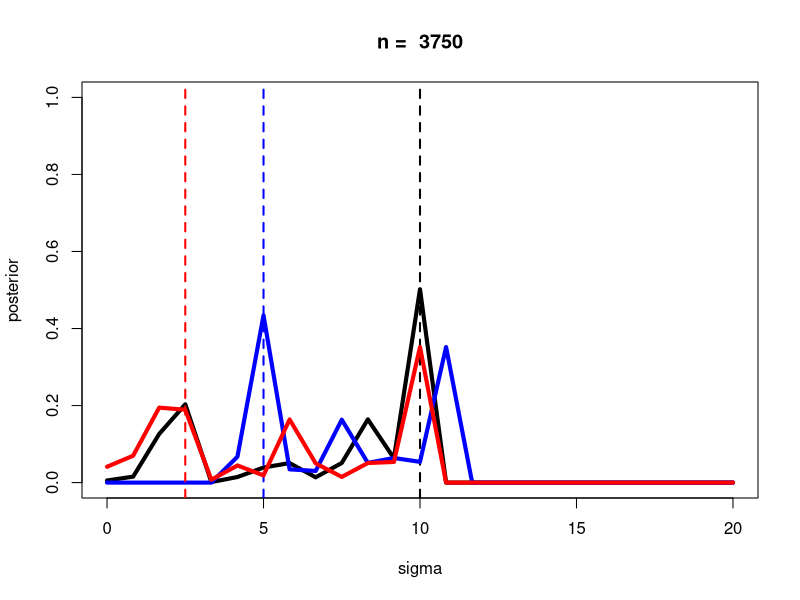

The R script that drew this image: (Note: a time limit stopped this script after it produced the figure.)
## ---- chunk 1
#clear workspace
rm(list=ls())
#set random seed
set.seed(123)
## ---- chunk 2
#build parameter grid
nGridPoints = 25

sigGridMin = 0
sigGridMax = 20
sigGrid = seq(sigGridMin, sigGridMax,length.out = nGridPoints)
sigGridSize = (sigGridMax - sigGridMin) / nGridPoints

sigAGridMin = 0
sigAGridMax = 20
sigAGrid = seq(sigAGridMin, sigAGridMax,length.out = nGridPoints)
sigAGridSize = (sigAGridMax - sigAGridMin) / nGridPoints
## ---- chunk 3
#simulation parameters
sig = 10
sigA = 5
sigB = 2.5
nObs = 3750

# uniform priors
prior = array(rep(1, nGridPoints ^ 3 ),
              dim = c(nGridPoints, nGridPoints, nGridPoints))

# define function to compute posterior
computePost = function(dataA,dataB,prior){
  #initialize posterior matrix
  postM = array(rep(-1, nGridPoints ^ 3 ),
                dim = c(nGridPoints, nGridPoints, nGridPoints))
  #fill out the posterior matrix
  for (dim1 in 1:nGridPoints) {
    for (dim2 in 1:nGridPoints) {
      for(dim3 in 1:nGridPoints) {
        sigVal = sigGrid[dim1]
        sigAVal = sigAGrid[dim2]
        sigBVal = sigAGrid[dim3]
        #compute data likelihood
        loglike = sum(log(dnorm(dataA, 0, sqrt(sigVal^2+sigAVal^2))))
        loglike = loglike + sum(log(dnorm(dataB, 0, sqrt(sigVal^2+sigBVal^2))))
        # update posterior matrix cell
        postM[dim1,dim2,dim3] =  exp(loglike) * prior[dim1,dim2,dim3]
      }
    }
  }
  # normalize the posterior & return
  postM = postM / sum(postM)
  postM = postM / (sigGridSize * sigAGridSize^2)
  return(postM)
}

#simulate data
dataA = rnorm(nObs, 0, sqrt(sig^2+sigA^2))
dataB = rnorm(nObs, 0, sqrt(sig^2+sigB^2))


#post = computePost(dataA[1:K],dataB[1:K],prior)
# computer posterior iteratively in groups of K observations
K = 50
for (t in 1:(nObs/K)) {
  range = (K*(t-1)+1):(K*(t-1)+K)
  post = computePost(dataA[range],dataB[range],prior)
  #compute marginal posteriors
  postSig = apply(post, c(1), sum)
  postSig = postSig / ( sum(postSig) * sigGridSize )
  
  postSigA = apply(post, c(2), sum)
  postSigA = postSigA / ( sum(postSigA) * sigAGridSize )
  
  postSigB = apply(post, c(3), sum)
  postSigB = postSigB / ( sum(postSigB) * sigAGridSize )

  # update prior
  prior = post
}

# visulize marginal posteriors
plot(sigGrid, postSig, type="l", lwd=4,
     xlab = "sigma", ylab = "posterior", ylim=c(0,1),
     main = paste("n = ", K*(t-1)+K))
abline(v=sig, lty=2, lwd=2)
points(sigAGrid, postSigA, type="l", lwd=4,
       col="blue",ylim=c(0,1))
abline(v=sigA, col="blue", lwd=2, lty=2)
points (sigAGrid, postSigB, type="l", lwd=4,col="red")
abline(v=sigB, col="red", lwd=2, lty=2)
## ---- chunk 4
#simulation parameters
sig = 10
sigA = 5
sigB = 2.5
sigC = 0.5
nObs = 2500

#set-up uniform priors
priorM = array(rep(1, nGridPoints ^ 4 ),
              dim = c(nGridPoints, nGridPoints, nGridPoints, nGridPoints))

# define function to compute posterior
computePost = function(dataA,dataB,dataC,prior){
  #initialize posterior matrix
  postM = array(rep(-1, nGridPoints ^ 4 ),
                 dim = c(nGridPoints, nGridPoints, nGridPoints, nGridPoints))
  #fill out the posterior matrix
  for (dim1 in 1:nGridPoints) {
    for (dim2 in 1:nGridPoints) {
      for(dim3 in 1:nGridPoints) {
        for (dim4 in 1:nGridPoints) {
          sigVal = sigGrid[dim1]
          sigAVal = sigAGrid[dim2]
          sigBVal = sigAGrid[dim3]
          sigCVal = sigAGrid[dim4]
          #compute data likelihood
          loglike = sum(log(dnorm(dataA, 0, sqrt(sigVal^2+sigAVal^2))))
          loglike = loglike + sum(log(dnorm(dataB, 0, sqrt(sigVal^2+sigBVal^2))))
          loglike = loglike + sum(log(dnorm(dataC, 0, sqrt(sigVal^2+sigCVal^2))))
          # update posterior matrix cell
          postM[dim1,dim2,dim3,dim4] =  exp(loglike) * prior[dim1,dim2,dim3,dim4]
        }
      }
    }
  }
  # normalize the posterior & return
  postM = postM / sum(postM)
  postM = postM / (sigGridSize * sigAGridSize^3)
  return(postM)
}

#simulate data
dataA = rnorm(nObs, 0, sqrt(sig^2+sigA^2))
dataB = rnorm(nObs, 0, sqrt(sig^2+sigB^2))
dataC = rnorm(nObs, 0, sqrt(sig^2+sigC^2))

#set new prior to posterior and iterate in groups of K observations
K = 50
for (t in 1:(nObs/K)) {
  
  range = (K*(t-1)+1):(K*(t-1)+K)
  post = computePost(dataA[range],dataB[range],dataC[range],priorM)
  
  #compute marginal posteriors
  postSig = apply(post, c(1), sum)
  postSig = postSig / ( sum(postSig) * sigGridSize )
  
  postSigA = apply(post, c(2), sum)
  postSigA = postSigA / ( sum(postSigA) * sigAGridSize )
  
  postSigB = apply(post, c(3), sum)
  postSigB = postSigB / ( sum(postSigB) * sigAGridSize )
  
  postSigC = apply(post, c(4), sum)
  postSigC = postSigC / ( sum(postSigC) * sigAGridSize )
  
  priorM = post
}

# visulize marginal posterior for Sigma
plot(sigGrid, postSig, type="l", lwd=4,
     xlab = "sigma", ylab = "posterior", ylim=c(0,1),
     main = paste("n = ", K*(t-1)+K))
abline(v=sig, lty=2, lwd=2)
points(sigAGrid, postSigA, type="l", lwd=4,
       col="blue",ylim=c(0,1))
abline(v=sigA, col="blue", lwd=2, lty=2)
points (sigAGrid, postSigB, type="l", lwd=4,col="red")
abline(v=sigB, col="red", lwd=2, lty=2)
points (sigAGrid, postSigC, type="l", lwd=4,col="brown")
abline(v=sigC, col="brown", lwd=2, lty=2)
